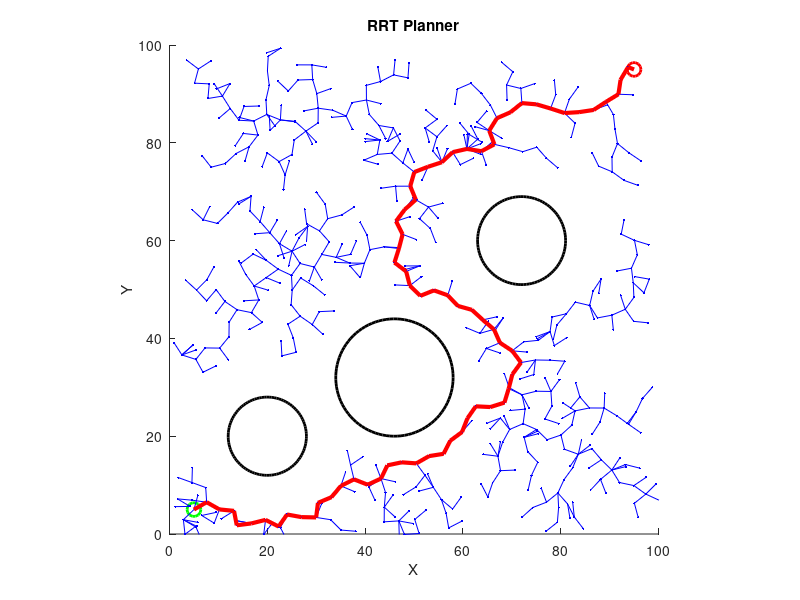

The MATLAB script that drew this image:
clear all;  % Clear workspace
close all;  % Close all figures
clc;        % Clear command window

%% Define environment

bounds = [0, 100;   % x-axis limits
          0, 100]; % y-axis limits

% Define obstacles as [x_center, y_center, radius]
obstacles = [20 20 8;
             46 32 12;
             72 60 9];

% Define start and end points
startp = [5, 5];
endp   = [95, 95];

% Create figure
figure; hold on; axis equal;
xlim(bounds(1,:)); ylim(bounds(2,:));
title('RRT Planner'); xlabel('X'); ylabel('Y');

% Plot obstacles as circles
for i = 1:size(obstacles,1)
    viscircles(obstacles(i,1:2), obstacles(i,3), 'Color','k');
end

% Plot start and goal points
plot(startp(1), startp(2), 'go', 'MarkerSize',10,'LineWidth',2); % Start in green
plot(endp(1), endp(2), 'ro', 'MarkerSize',10,'LineWidth',2);     % Goal in red

drawnow; % Update the figure

%% Separate definitions

it_max = 10000; % Maximum number of iterations
rob_r = 5;      % Robot radius for collision checking
increment = 3;  % Step size (distance to move toward random sample)

V = [startp];   % List of vertices (nodes)
E = [];         % List of edges (connections between vertices)

%% Main RRT loop

for i = 1:it_max

    % Sample a random point within the bounds
    randp = [rand() * bounds(1, 2), rand() * bounds(2, 2)];

    % Compute distances from all vertices to random point
    distances = vecnorm(V - randp, 2, 2);

    % Find nearest vertex
    [~, nearest_idx] = min(abs(distances));

    % Compute direction vector (normalized)
    normal = (randp - V(nearest_idx,:)) / distances(nearest_idx);

    % Compute new point at fixed increment toward random point
    new_p = V(nearest_idx,:) + increment * normal;

    %% Collision check

    n_points = 10; % Number of points along line segment for collision checking
    dx = linspace(0, increment, n_points); % Parameterize the line

    % Points along the line from nearest vertex to new point
    x_line = V(nearest_idx,1) + dx .* normal(1, 1);
    y_line = V(nearest_idx,2) + dx .* normal(1, 2);
    E_line = [x_line(:), y_line(:)];

    [rows_obs, ~] = size(obstacles);
    E_dists = zeros(rows_obs*n_points, 1);

    % Compute distance from each point along line to all obstacles
    for j = 1:n_points
        E_dists((j-1)*rows_obs+1 : j*rows_obs) = vecnorm(E_line(j,:) - obstacles(:,1:2), 2, 2);
    end

    % Required clearance from obstacles (radius + robot radius)
    clearance = obstacles(:,3) + rob_r;

    % Check if new point and path segment are collision-free
    if all(vecnorm(new_p - obstacles(:,1:2),2,2) > clearance) && ...
       all(E_dists > kron(clearance, ones(n_points,1)))

        % Add new point to vertices
        V = [V; new_p];

        % Add edge from nearest vertex to new point
        E = [E; nearest_idx, size(V, 1)];

        % Plot the new edge and point
        plot([V(nearest_idx,1), new_p(1)], [V(nearest_idx,2), new_p(2)], 'b-');
        plot(new_p(1, 1), new_p(1, 2), 'b.', 'MarkerSize', 5);
        drawnow;

        % Check if goal is reached (within increment distance)
        if norm(new_p - endp) < increment
            % Connect final point to goal
            V = [V; endp];
            E = [E; size(V,1)-1, size(V,1)];
            goal_idx = size(V,1);
            disp("Goal reached!");
            break;
        end
    end
end

%% Backtrack path

path = goal_idx;
current = goal_idx;

% Trace back from goal to start using edges
while current ~= 1
    parent = E(E(:,2) == current, 1); % Find parent vertex
    current = parent;
    path = [current, path]; % Build path from start to goal
end

%% Highlight final path

for k = 1:length(path)-1
    plot([V(path(k),1), V(path(k+1),1)], ...
         [V(path(k),2), V(path(k+1),2)], 'r-', 'LineWidth', 3); % Red thick line
end
